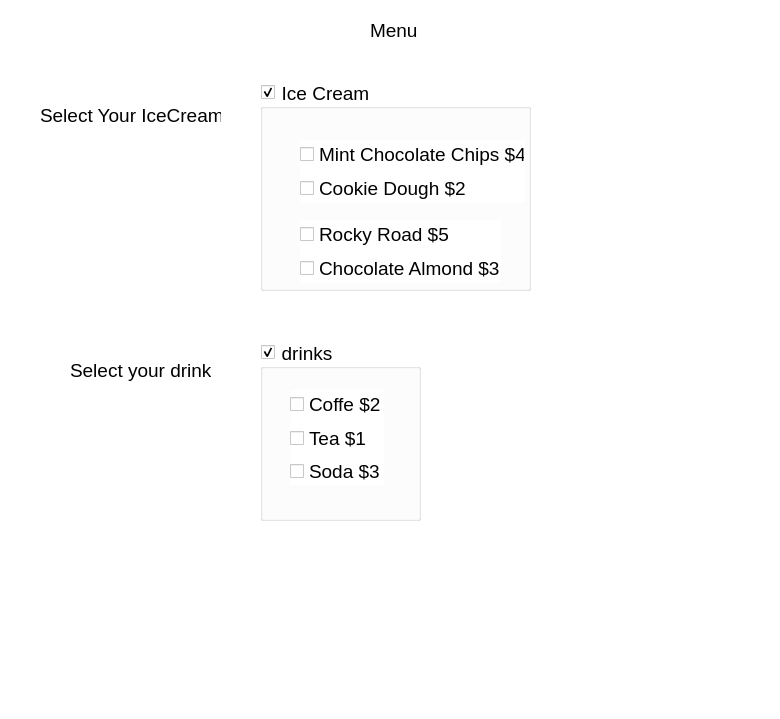
<?xml version="1.0" encoding="UTF-8"?>
<ui version="4.0">
 <class>Dialog</class>
 <widget class="QDialog" name="Dialog">
  <property name="geometry">
   <rect>
    <x>0</x>
    <y>0</y>
    <width>780</width>
    <height>719</height>
   </rect>
  </property>
  <property name="font">
   <font>
    <pointsize>14</pointsize>
   </font>
  </property>
  <property name="windowTitle">
   <string>Dialog</string>
  </property>
  <property name="styleSheet">
   <string notr="true">background-color: rgb(255, 255, 255);</string>
  </property>
  <widget class="QLabel" name="label">
   <property name="geometry">
    <rect>
     <x>370</x>
     <y>10</y>
     <width>51</width>
     <height>41</height>
    </rect>
   </property>
   <property name="font">
    <font>
     <pointsize>14</pointsize>
    </font>
   </property>
   <property name="text">
    <string>Menu</string>
   </property>
  </widget>
  <widget class="QLabel" name="label_2">
   <property name="geometry">
    <rect>
     <x>40</x>
     <y>100</y>
     <width>181</width>
     <height>31</height>
    </rect>
   </property>
   <property name="font">
    <font>
     <pointsize>14</pointsize>
    </font>
   </property>
   <property name="text">
    <string>Select Your IceCream</string>
   </property>
  </widget>
  <widget class="QLabel" name="label_3">
   <property name="geometry">
    <rect>
     <x>30</x>
     <y>580</y>
     <width>651</width>
     <height>51</height>
    </rect>
   </property>
   <property name="font">
    <font>
     <pointsize>14</pointsize>
    </font>
   </property>
   <property name="text">
    <string/>
   </property>
  </widget>
  <widget class="QLabel" name="label_4">
   <property name="geometry">
    <rect>
     <x>70</x>
     <y>360</y>
     <width>141</width>
     <height>21</height>
    </rect>
   </property>
   <property name="font">
    <font>
     <pointsize>14</pointsize>
    </font>
   </property>
   <property name="text">
    <string>Select your drink</string>
   </property>
  </widget>
  <widget class="QGroupBox" name="groupBox">
   <property name="geometry">
    <rect>
     <x>260</x>
     <y>340</y>
     <width>161</width>
     <height>181</height>
    </rect>
   </property>
   <property name="font">
    <font>
     <pointsize>14</pointsize>
    </font>
   </property>
   <property name="title">
    <string>drinks</string>
   </property>
   <property name="alignment">
    <set>Qt::AlignLeading|Qt::AlignLeft|Qt::AlignVCenter</set>
   </property>
   <property name="checkable">
    <bool>true</bool>
   </property>
   <widget class="QWidget" name="">
    <property name="geometry">
     <rect>
      <x>30</x>
      <y>50</y>
      <width>94</width>
      <height>95</height>
     </rect>
    </property>
    <property name="font">
     <font>
      <pointsize>14</pointsize>
     </font>
    </property>
    <layout class="QVBoxLayout" name="verticalLayout">
     <item>
      <widget class="QCheckBox" name="checkBox_5">
       <property name="font">
        <font>
         <pointsize>14</pointsize>
        </font>
       </property>
       <property name="text">
        <string>Coffe $2</string>
       </property>
      </widget>
     </item>
     <item>
      <widget class="QCheckBox" name="checkBox_6">
       <property name="font">
        <font>
         <pointsize>14</pointsize>
        </font>
       </property>
       <property name="text">
        <string>Tea $1</string>
       </property>
      </widget>
     </item>
     <item>
      <widget class="QCheckBox" name="checkBox_7">
       <property name="font">
        <font>
         <pointsize>14</pointsize>
        </font>
       </property>
       <property name="text">
        <string>Soda $3</string>
       </property>
      </widget>
     </item>
    </layout>
   </widget>
  </widget>
  <widget class="QGroupBox" name="groupBox_2">
   <property name="geometry">
    <rect>
     <x>260</x>
     <y>80</y>
     <width>271</width>
     <height>211</height>
    </rect>
   </property>
   <property name="font">
    <font>
     <pointsize>14</pointsize>
    </font>
   </property>
   <property name="title">
    <string>Ice Cream</string>
   </property>
   <property name="alignment">
    <set>Qt::AlignLeading|Qt::AlignLeft|Qt::AlignVCenter</set>
   </property>
   <property name="checkable">
    <bool>true</bool>
   </property>
   <widget class="QWidget" name="">
    <property name="geometry">
     <rect>
      <x>40</x>
      <y>140</y>
      <width>201</width>
      <height>62</height>
     </rect>
    </property>
    <property name="font">
     <font>
      <pointsize>14</pointsize>
     </font>
    </property>
    <layout class="QVBoxLayout" name="verticalLayout_3">
     <item>
      <widget class="QCheckBox" name="checkBox_3">
       <property name="font">
        <font>
         <pointsize>14</pointsize>
        </font>
       </property>
       <property name="text">
        <string>Rocky Road $5</string>
       </property>
      </widget>
     </item>
     <item>
      <widget class="QCheckBox" name="checkBox_4">
       <property name="font">
        <font>
         <pointsize>14</pointsize>
        </font>
       </property>
       <property name="text">
        <string>Chocolate Almond $3</string>
       </property>
      </widget>
     </item>
    </layout>
   </widget>
   <widget class="QWidget" name="">
    <property name="geometry">
     <rect>
      <x>40</x>
      <y>60</y>
      <width>225</width>
      <height>62</height>
     </rect>
    </property>
    <property name="font">
     <font>
      <pointsize>14</pointsize>
     </font>
    </property>
    <layout class="QVBoxLayout" name="verticalLayout_2">
     <item>
      <widget class="QCheckBox" name="checkBox">
       <property name="font">
        <font>
         <pointsize>14</pointsize>
        </font>
       </property>
       <property name="text">
        <string>Mint Chocolate Chips $4</string>
       </property>
      </widget>
     </item>
     <item>
      <widget class="QCheckBox" name="checkBox_2">
       <property name="font">
        <font>
         <pointsize>14</pointsize>
        </font>
       </property>
       <property name="text">
        <string>Cookie Dough $2</string>
       </property>
      </widget>
     </item>
    </layout>
   </widget>
  </widget>
 </widget>
 <resources/>
 <connections/>
</ui>
